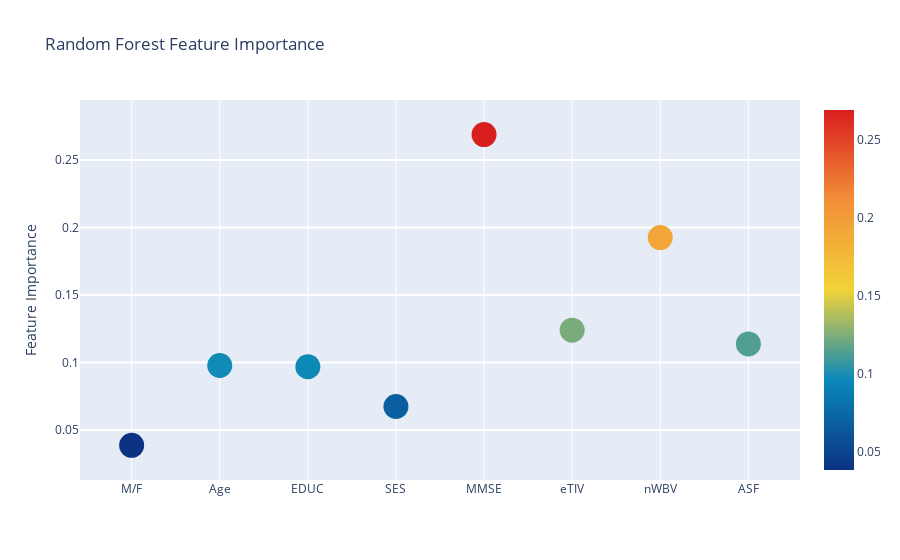
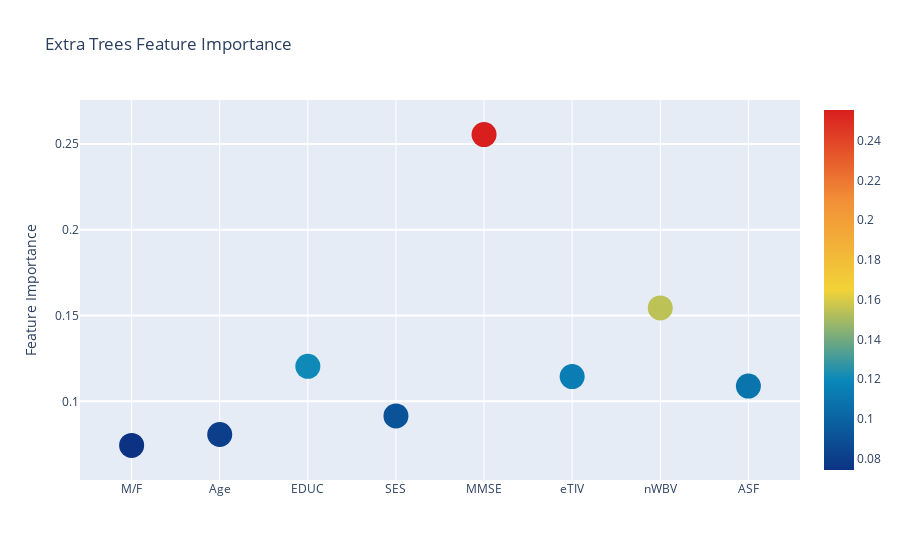
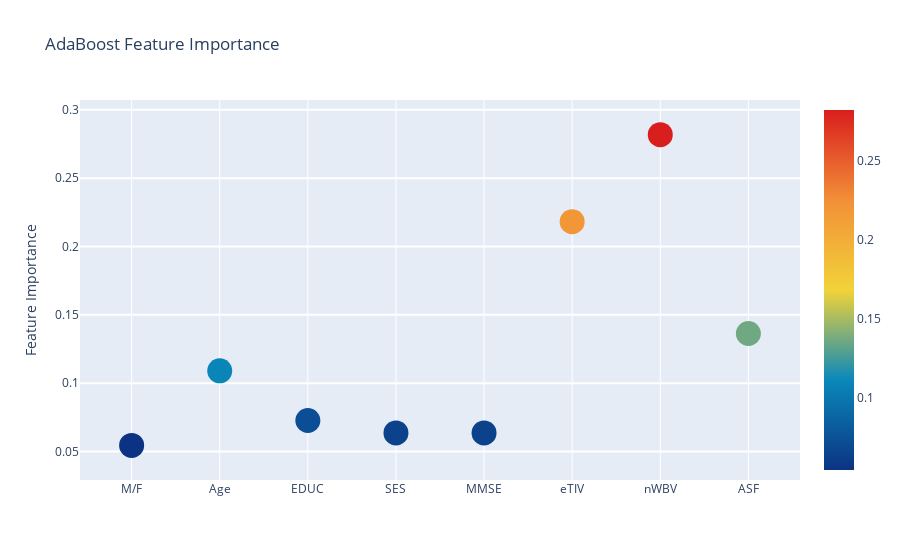
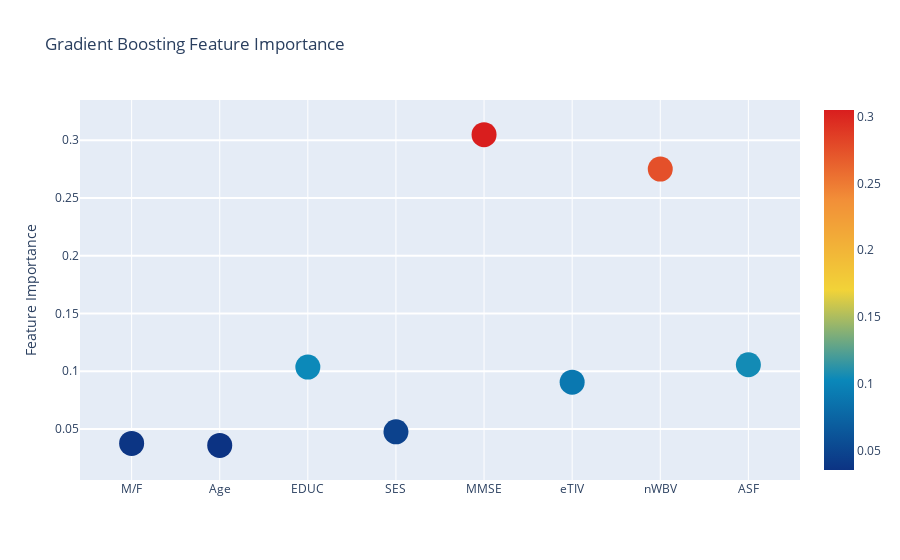

Notebook cell for these charts, in order:
### Markdown cell above
## Graphics:

### Code cell
# Scatter plot 
trace = go.Scatter(
    y = feature_dataframe['Random Forest feature importances'].values,
    x = feature_dataframe['features'].values,
    mode='markers',
    marker=dict(
        sizemode = 'diameter',
        sizeref = 1,
        size = 25,
#       size= feature_dataframe['AdaBoost feature importances'].values,
        #color = np.random.randn(500), #set color equal to a variable
        color = feature_dataframe['Random Forest feature importances'].values,
        colorscale='Portland',
        showscale=True
    ),
    text = feature_dataframe['features'].values
)
data = [trace]

layout= go.Layout(
    autosize= True,
    title= 'Random Forest Feature Importance',
    hovermode= 'closest',
#     xaxis= dict(
#         title= 'Pop',
#         ticklen= 5,
#         zeroline= False,
#         gridwidth= 2,
#     ),
    yaxis=dict(
        title= 'Feature Importance',
        ticklen= 5,
        gridwidth= 2
    ),
    showlegend= False
)
fig = go.Figure(data=data, layout=layout)
py.iplot(fig,filename='scatter2010')

# Scatter plot 
trace = go.Scatter(
    y = feature_dataframe['Extra Trees  feature importances'].values,
    x = feature_dataframe['features'].values,
    mode='markers',
    marker=dict(
        sizemode = 'diameter',
        sizeref = 1,
        size = 25,
#       size= feature_dataframe['AdaBoost feature importances'].values,
        #color = np.random.randn(500), #set color equal to a variable
        color = feature_dataframe['Extra Trees  feature importances'].values,
        colorscale='Portland',
        showscale=True
    ),
    text = feature_dataframe['features'].values
)
data = [trace]

layout= go.Layout(
    autosize= True,
    title= 'Extra Trees Feature Importance',
    hovermode= 'closest',
#     xaxis= dict(
#         title= 'Pop',
#         ticklen= 5,
#         zeroline= False,
#         gridwidth= 2,
#     ),
    yaxis=dict(
        title= 'Feature Importance',
        ticklen= 5,
        gridwidth= 2
    ),
    showlegend= False
)
fig = go.Figure(data=data, layout=layout)
py.iplot(fig,filename='scatter2010')

# Scatter plot 
trace = go.Scatter(
    y = feature_dataframe['AdaBoost feature importances'].values,
    x = feature_dataframe['features'].values,
    mode='markers',
    marker=dict(
        sizemode = 'diameter',
        sizeref = 1,
        size = 25,
#       size= feature_dataframe['AdaBoost feature importances'].values,
        #color = np.random.randn(500), #set color equal to a variable
        color = feature_dataframe['AdaBoost feature importances'].values,
        colorscale='Portland',
        showscale=True
    ),
    text = feature_dataframe['features'].values
)
data = [trace]

layout= go.Layout(
    autosize= True,
    title= 'AdaBoost Feature Importance',
    hovermode= 'closest',
#     xaxis= dict(
#         title= 'Pop',
#         ticklen= 5,
#         zeroline= False,
#         gridwidth= 2,
#     ),
    yaxis=dict(
        title= 'Feature Importance',
        ticklen= 5,
        gridwidth= 2
    ),
    showlegend= False
)
fig = go.Figure(data=data, layout=layout)
py.iplot(fig,filename='scatter2010')

# Scatter plot 
trace = go.Scatter(
    y = feature_dataframe['Gradient Boost feature importances'].values,
    x = feature_dataframe['features'].values,
    mode='markers',
    marker=dict(
        sizemode = 'diameter',
        sizeref = 1,
        size = 25,
#       size= feature_dataframe['AdaBoost feature importances'].values,
        #color = np.random.randn(500), #set color equal to a variable
        color = feature_dataframe['Gradient Boost feature importances'].values,
        colorscale='Portland',
        showscale=True
    ),
    text = feature_dataframe['features'].values
)
data = [trace]

layout= go.Layout(
    autosize= True,
    title= 'Gradient Boosting Feature Importance',
    hovermode= 'closest',
#     xaxis= dict(
#         title= 'Pop',
#         ticklen= 5,
#         zeroline= False,
#         gridwidth= 2,
#     ),
    yaxis=dict(
        title= 'Feature Importance',
        ticklen= 5,
        gridwidth= 2
    ),
    showlegend= False
)
fig = go.Figure(data=data, layout=layout)
py.iplot(fig,filename='scatter2010')

trace = go.Scatter(
    y = feature_dataframe['Xgboost feature importances'].values,
    x = feature_dataframe['features'].values,
    mode='markers',
    marker=dict(
        sizemode = 'diameter',
        sizeref = 1,
        size = 25,
#       size= feature_dataframe['AdaBoost feature importances'].values,
        #color = np.random.randn(500), #set color equal to a variable
        color = feature_dataframe['Xgboost feature importances'].values,
        colorscale='Portland',
        showscale=True
    ),
    text = feature_dataframe['features'].values
)
data = [trace]

layout= go.Layout(
    autosize= True,
    title= 'XgboostFeature Importance',
    hovermode= 'closest',
#     xaxis= dict(
#         title= 'Pop',
#         ticklen= 5,
#         zeroline= False,
#         gridwidth= 2,
#     ),
    yaxis=dict(
        title= 'Feature Importance',
        ticklen= 5,
        gridwidth= 2
    ),
    showlegend= False
)
fig = go.Figure(data=data, layout=layout)
py.iplot(fig,filename='scatter2010')

### Figure 1 — Plotly figure (JSON) as saved in the notebook; plotly's stock layout.template omitted (floating-point values rounded to 4 significant figures)
{"data": [{"marker": {"color": [0.03865, 0.0978, 0.09688, 0.06746, 0.2688, 0.124, 0.1926, 0.1138], "colorscale": [[0.0, "rgb(12,51,131)"], [0.25, "rgb(10,136,186)"], [0.5, "rgb(242,211,56)"], [0.75, "rgb(242,143,56)"], [1.0, "rgb(217,30,30)"]], "showscale": true, "size": 25, "sizemode": "diameter", "sizeref": 1}, "mode": "markers", "text": ["M/F", "Age", "EDUC", "SES", "MMSE", "eTIV", "nWBV", "ASF"], "type": "scatter", "x": ["M/F", "Age", "EDUC", "SES", "MMSE", "eTIV", "nWBV", "ASF"], "y": [0.03865, 0.0978, 0.09688, 0.06746, 0.2688, 0.124, 0.1926, 0.1138]}], "layout": {"autosize": true, "hovermode": "closest", "showlegend": false, "title": {"text": "Random Forest Feature Importance"}, "yaxis": {"gridwidth": 2, "ticklen": 5, "title": {"text": "Feature Importance"}}}}

### Figure 2 — Plotly figure (JSON) as saved in the notebook; plotly's stock layout.template omitted (floating-point values rounded to 4 significant figures)
{"data": [{"marker": {"color": [0.0743, 0.08063, 0.1204, 0.09145, 0.2555, 0.1144, 0.1544, 0.1089], "colorscale": [[0.0, "rgb(12,51,131)"], [0.25, "rgb(10,136,186)"], [0.5, "rgb(242,211,56)"], [0.75, "rgb(242,143,56)"], [1.0, "rgb(217,30,30)"]], "showscale": true, "size": 25, "sizemode": "diameter", "sizeref": 1}, "mode": "markers", "text": ["M/F", "Age", "EDUC", "SES", "MMSE", "eTIV", "nWBV", "ASF"], "type": "scatter", "x": ["M/F", "Age", "EDUC", "SES", "MMSE", "eTIV", "nWBV", "ASF"], "y": [0.0743, 0.08063, 0.1204, 0.09145, 0.2555, 0.1144, 0.1544, 0.1089]}], "layout": {"autosize": true, "hovermode": "closest", "showlegend": false, "title": {"text": "Extra Trees Feature Importance"}, "yaxis": {"gridwidth": 2, "ticklen": 5, "title": {"text": "Feature Importance"}}}}

### Figure 3 — Plotly figure (JSON) as saved in the notebook; plotly's stock layout.template omitted (floating-point values rounded to 4 significant figures)
{"data": [{"marker": {"color": [0.05455, 0.1091, 0.07273, 0.06364, 0.06364, 0.2182, 0.2818, 0.1364], "colorscale": [[0.0, "rgb(12,51,131)"], [0.25, "rgb(10,136,186)"], [0.5, "rgb(242,211,56)"], [0.75, "rgb(242,143,56)"], [1.0, "rgb(217,30,30)"]], "showscale": true, "size": 25, "sizemode": "diameter", "sizeref": 1}, "mode": "markers", "text": ["M/F", "Age", "EDUC", "SES", "MMSE", "eTIV", "nWBV", "ASF"], "type": "scatter", "x": ["M/F", "Age", "EDUC", "SES", "MMSE", "eTIV", "nWBV", "ASF"], "y": [0.05455, 0.1091, 0.07273, 0.06364, 0.06364, 0.2182, 0.2818, 0.1364]}], "layout": {"autosize": true, "hovermode": "closest", "showlegend": false, "title": {"text": "AdaBoost Feature Importance"}, "yaxis": {"gridwidth": 2, "ticklen": 5, "title": {"text": "Feature Importance"}}}}

### Figure 4 — Plotly figure (JSON) as saved in the notebook; plotly's stock layout.template omitted (floating-point values rounded to 4 significant figures)
{"data": [{"marker": {"color": [0.03739, 0.03571, 0.1035, 0.04745, 0.3049, 0.09044, 0.275, 0.1056], "colorscale": [[0.0, "rgb(12,51,131)"], [0.25, "rgb(10,136,186)"], [0.5, "rgb(242,211,56)"], [0.75, "rgb(242,143,56)"], [1.0, "rgb(217,30,30)"]], "showscale": true, "size": 25, "sizemode": "diameter", "sizeref": 1}, "mode": "markers", "text": ["M/F", "Age", "EDUC", "SES", "MMSE", "eTIV", "nWBV", "ASF"], "type": "scatter", "x": ["M/F", "Age", "EDUC", "SES", "MMSE", "eTIV", "nWBV", "ASF"], "y": [0.03739, 0.03571, 0.1035, 0.04745, 0.3049, 0.09044, 0.275, 0.1056]}], "layout": {"autosize": true, "hovermode": "closest", "showlegend": false, "title": {"text": "Gradient Boosting Feature Importance"}, "yaxis": {"gridwidth": 2, "ticklen": 5, "title": {"text": "Feature Importance"}}}}
